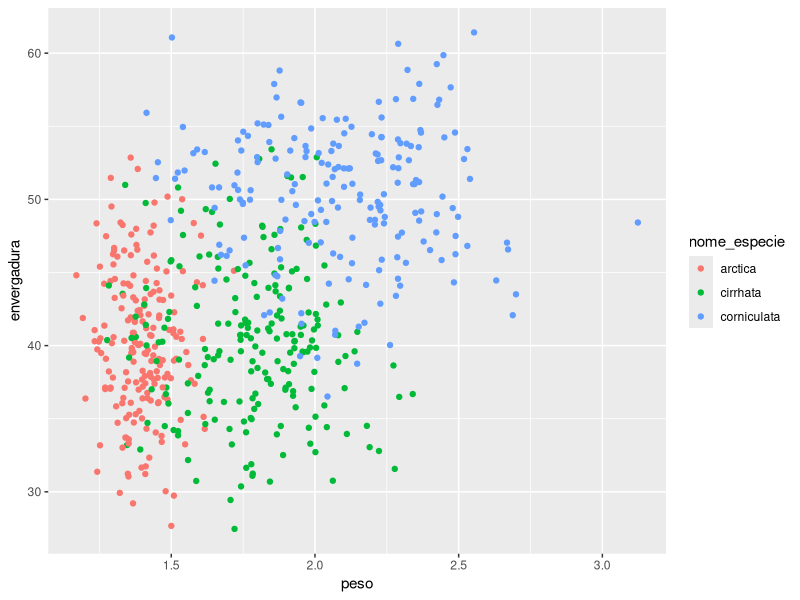
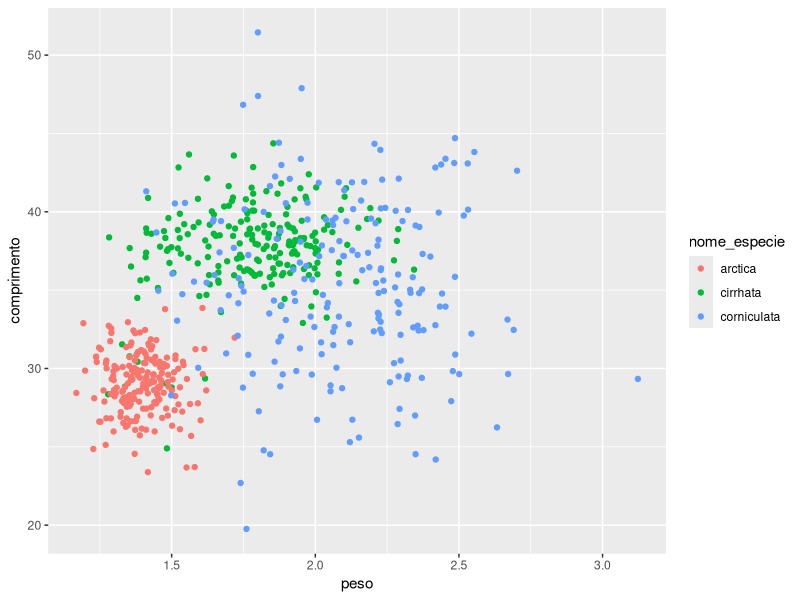

R code for these plots, in order: (Note: this script raises an error after producing the figures.)
library(ggplot2)
library(stringr)
library(class)

dados <- read.csv("papagaio.csv")
str(dados)
summary(dados)
c <- dados$especie_papagaio

c <- str_replace(c,"^\\.F\\d\\d$|^\\.\\.F\\d$","arctica")#arctica
c <- str_replace(c,"^\\.\\.F\\d\\d$","cirrhata")#cirrhata
c <- str_replace(c,"^\\.F\\d\\d\\d$","corniculata")#corniculata

dados$nome_especie <- c

dados$peso <- str_remove(dados$peso, "kg")
dados

dados$peso <- as.numeric(dados$peso)

ggplot(data = dados,mapping = aes(x = peso, y = envergadura,color = nome_especie))+
  geom_jitter()

ggplot(data = dados,mapping = aes(x = peso, y = comprimento,color = nome_especie))+
  geom_jitter()

dados <- dados[,-5]
dados$nome_especie <- as.factor(dados$nome_especie)
str(dados)

n <- round(0.8*nrow(dados))
n 
dados <- dados[sample(nrow(dados)),]
treino.papagaio <- dados[1:n,]
teste.papagaio <- dados[-(1:n),]

papagaio.knn <- knn(train = scale(treino.papagaio[,2:4]), test = scale(teste.papagaio[,2:4]), k = 1, cl = treino.papagaio$nome_especie)
papagaio.knn 
mean(papagaio.knn == teste.papagaio$nome_especie)

indices <- seq(from = 0, to = 480, by = 16)
indices

medidas <- c()
for (j in 1:30){
  teste.cross_validation <- treino.papagaio[(indices[j]+1):(indices[j+1]),]
  treino.cv <- treino.papagaio[-((indices[j]+1):(indices[j+1])),]
  modelo.cv <- knn(train = scale(treino.cv[,2:4]), test = scale(teste.cross_validation[,2:4]), cl = treino.papagaio$nome_especie)
  medidas[j] <- mean(modelo.cv == teste.cross_validation$nome_especie)
}

# usando k=1 cheguei a acuracia de 0.9333333 mas não consegui identificar o melhor k pois não consegui plotar o grafico nem criar o vetor de medidas


